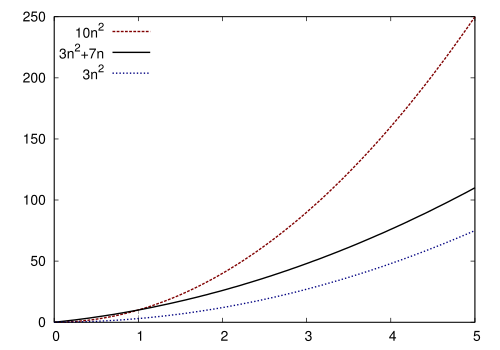

Source code (gnuplot):
set xrange [0:5]
set key top left spacing 1.5
set arrow from 1,0 to 1,10 ls 9  nohead
plot \
   10*x*x with lines ls 2 title "10n^2", \
   3*x*x+7*x with lines ls 1 title "3n^2+7n", \
   3*x*x with lines ls 3 title "3n^2"
